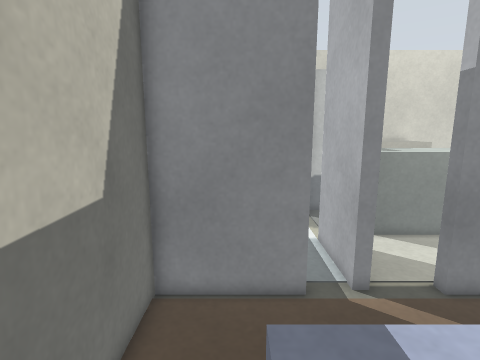
view 1 (above)

22 first-person views from a walk through a robot-simulator world made for Gazebo. The camera is 1.1 m above the floor, tilts 10° down and sees 80° across. The floor is counted in squares, 0.2 m on a side. Each view is taken from the middle of a square. On the plan, view 1 faces up. The plan holds only what a view shows up to about 20 squares ahead; the rest is blank.

view 2
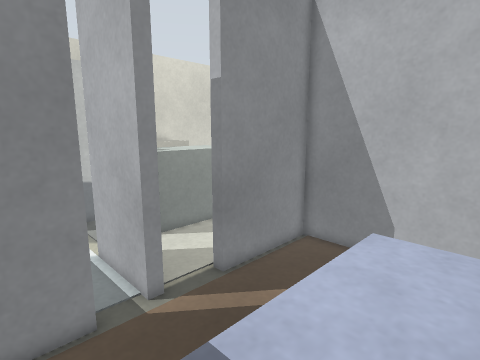

view 3
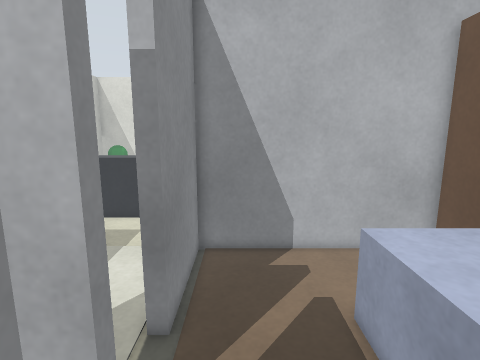

view 4
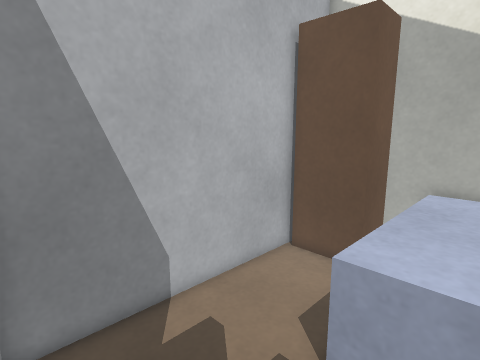

view 5
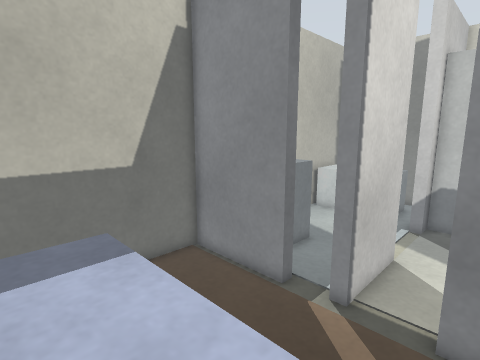

view 6
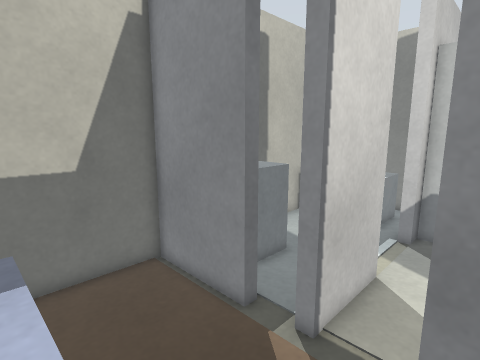

view 7
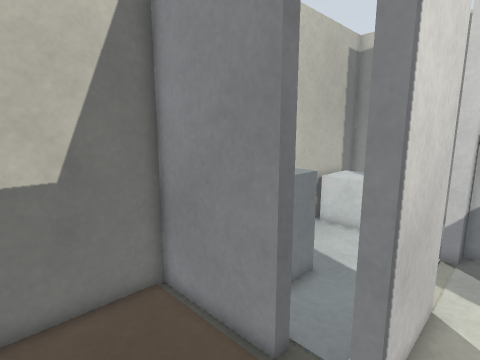

view 8
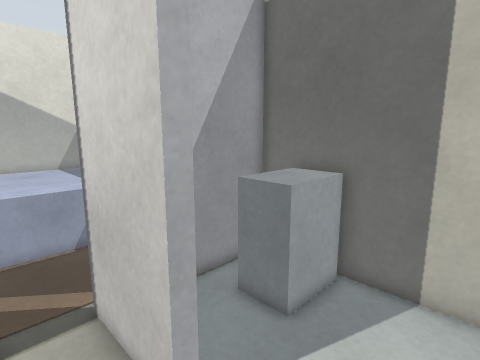

view 9
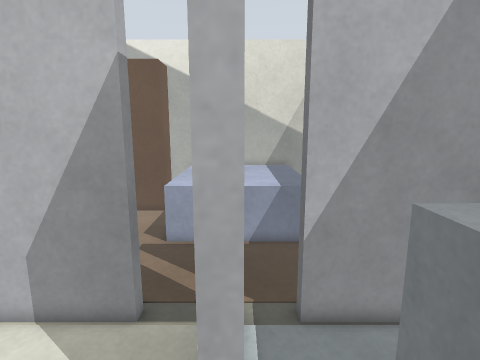

view 10
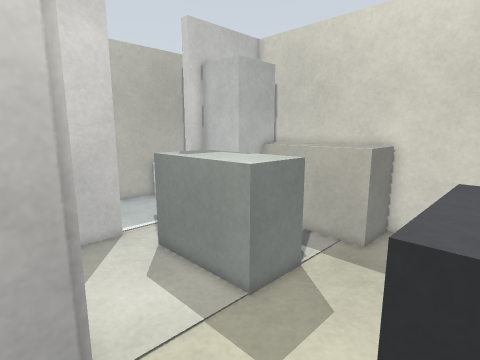

view 11
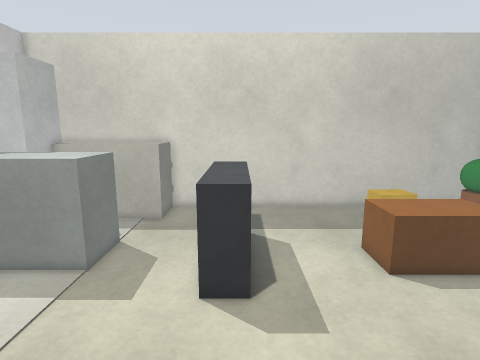

view 12
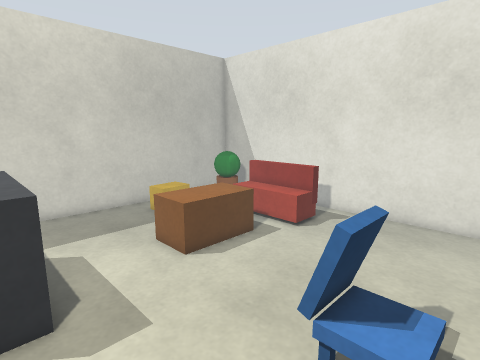

view 13
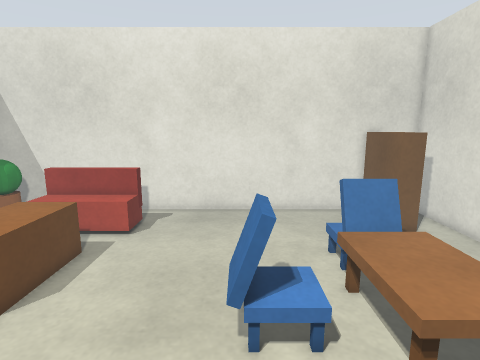

view 14
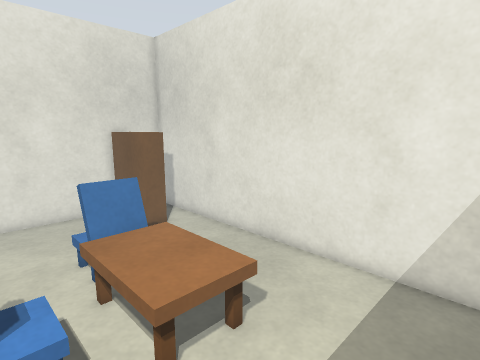

view 15
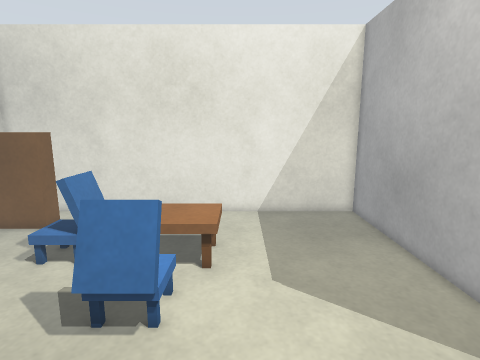

view 16
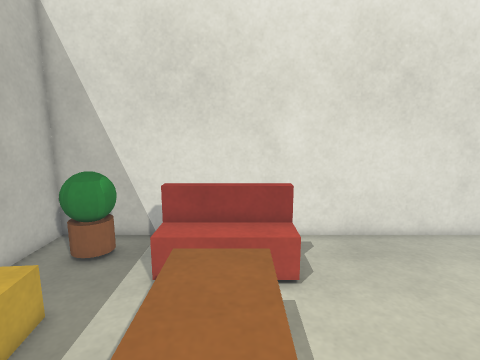

view 17
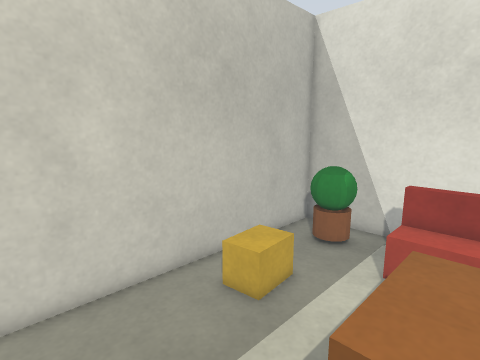

view 18
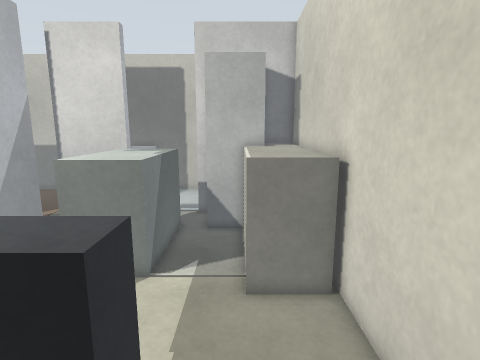

view 19
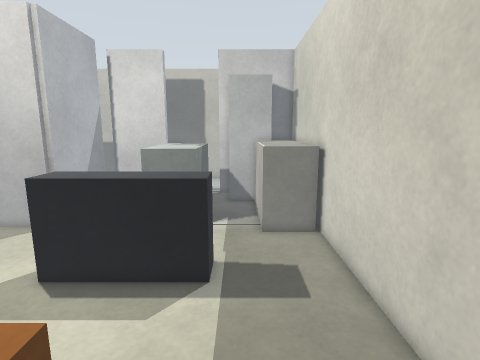

view 20
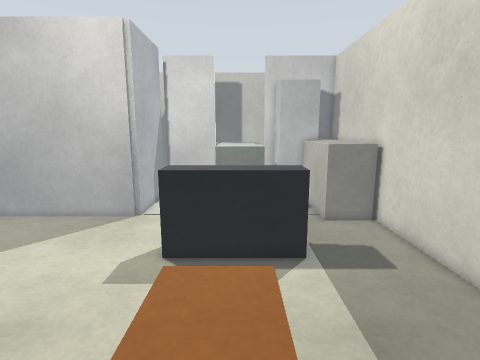

view 21
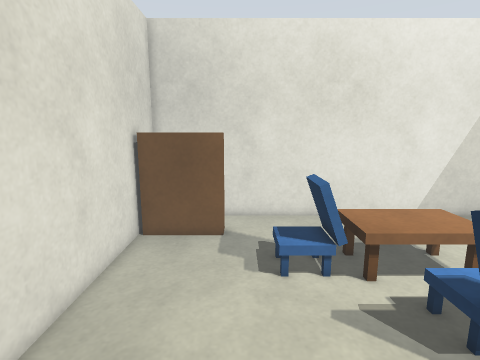

view 22
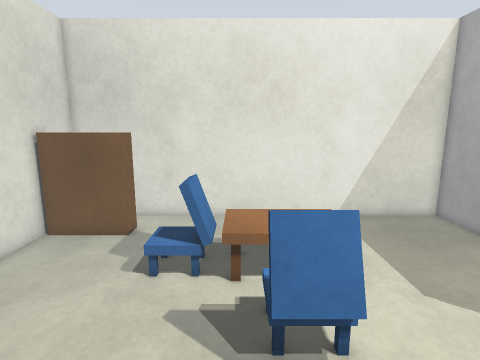

### Floor plan
Points are (right, up) in squares from view 1. A wall is a line through its corners. A room is listed if a view was taken in it or the views show most of it. See-through windows are left out.
Room 1 (views 1, 2, 3, 4, 5, 6, 7)
walls: (4.6, 9.3) (4, 9.3); (2.3, 9.6) (2.3, 9) (-2.9, 9) (-2.9, 1.5); (0.6, -4.9) (9.4, -4.9); (12.7, -2.4) (12.7, 9) (7, 9) (7, 9.6)
ways out: opening at (5, 9) to room 2
objects: grey box (1, -4) to (7, 3); wardrobe (9, -4) to (12, -2)
Room 2 (views 8, 9)
walls: (4.6, 19.2) (4.6, 18.3) (3.9, 18.3); (4, 9.3) (4, 13.8) (4.6, 13.8) (4.6, 9.3); (3.1, 24.4) (1.1, 24.4); (-1.9, 24.4) (-2.9, 24.4) (-2.9, 9.6) (2.3, 9.6)
ways out: opening at (5, 9) to room 1; opening at (8, 14) to room 3
objects: white box (-2, 12) to (0, 13); white box (-2, 20) to (0, 22); white box (2, 20) to (2, 22)
Room 3 (views 10, 11, 12, 13, 14, 15, 16, 17, 18, 19, 20, 21, 22)
walls: (7, 9.6) (13.3, 9.6) (13.3, -4.9) (36.4, -4.9) (36.4, 24.4) (4.6, 24.4) (4.6, 22.5)
ways out: opening at (8, 14) to room 2
objects: counter (5, 21) to (14, 24); grey box (7, 15) to (13, 17); TV (18, 13) to (19, 19); table (22, 1) to (26, 3); chair (23, 5) to (25, 7); brown box (25, 14) to (29, 17); chair (27, 1) to (29, 3); yellow box (27, 21) to (30, 22); brown box (32, -2) to (36, -2); sofa (32, 13) to (34, 18); plant (33, 21) to (34, 22)

Positions as (right, up) in squares from view 1, and headings:
1: (0, 0), facing up
2: (0, 1), facing up-right
3: (0, 7), facing right
4: (5, 9), facing down-right
5: (8, 1), facing up-left
6: (8, 3), facing up-left
7: (6, 4), facing up-left
8: (7, 18), facing down-left
9: (4, 17), facing down
10: (19, 8), facing up-left
11: (19, 4), facing up
12: (18, 4), facing up-right
13: (17, 7), facing right
14: (17, 6), facing down-right
15: (21, 14), facing down
16: (22, 15), facing right
17: (21, 15), facing up-right
18: (23, 21), facing left
19: (29, 20), facing left
20: (31, 16), facing left
21: (31, 13), facing down
22: (26, 13), facing down
